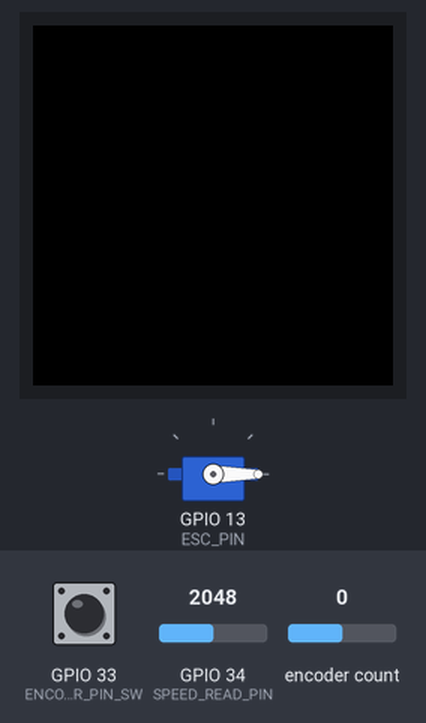
A program run on a simulated ESP32. On the bench: 240×240 colour display, servo. Inputs (shaded band) come from the test bench; at power-on: GPIO 33 (ENCODER_PIN_SW) HIGH, encoder count 0, GPIO 34 (SPEED_READ_PIN) = 2048. The local clock reads 2024-03-15 10:24:30 at power-on unless the program sets it; what the program prints to the serial monitor is not drawn.

Above: at 1.8 s.
1.9 s: GPIO 33 (ENCODER_PIN_SW) driven LOW
At 2.05 s:
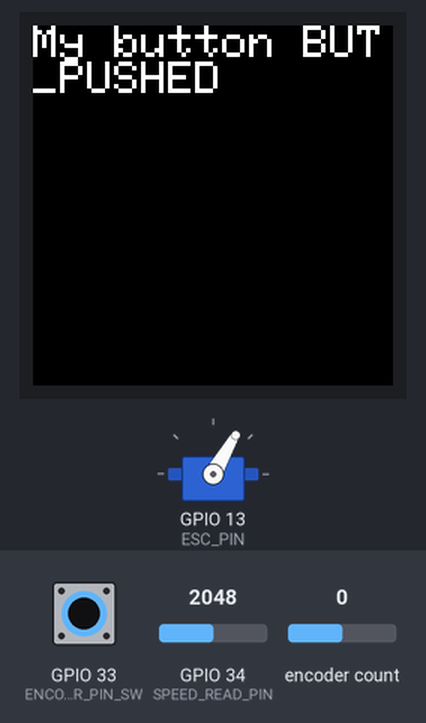
3.9 s: encoder count set to 1
At 3.95 s:
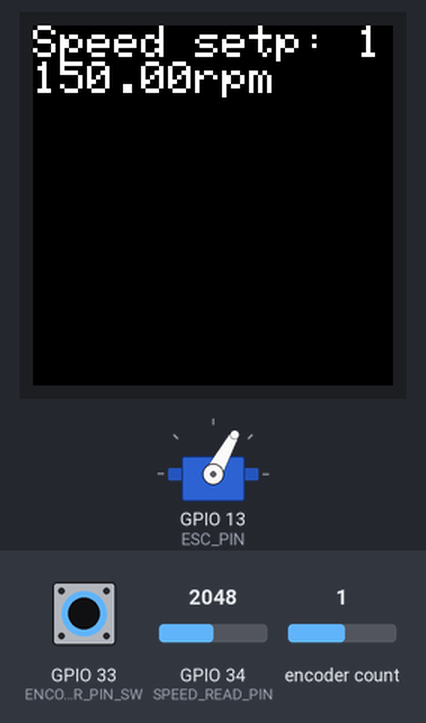
5.5 s: encoder count set to 2
At 5.7 s:
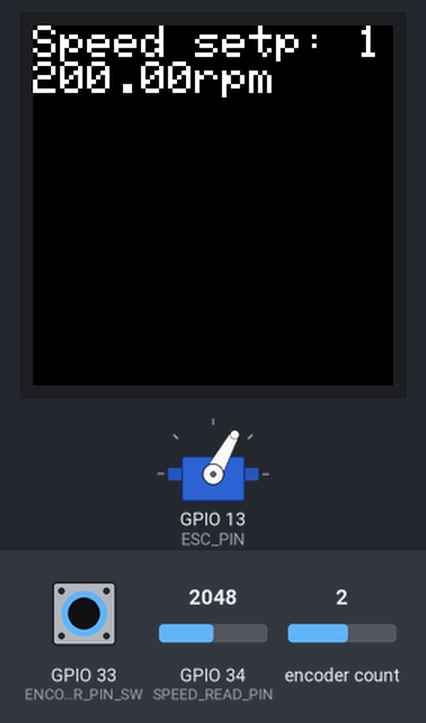
8.5 s: encoder count set to 3
At 8.55 s:
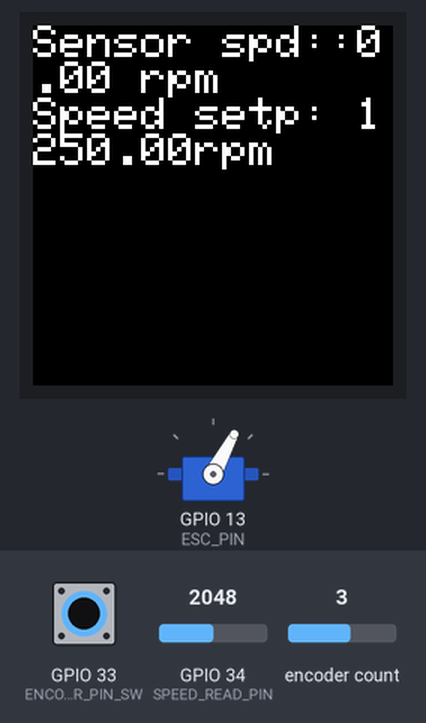
10.1 s: GPIO 33 (ENCODER_PIN_SW) pulsed HIGH 2 times (0.12 s each, 0.3 s apart)
At 10.61 s:
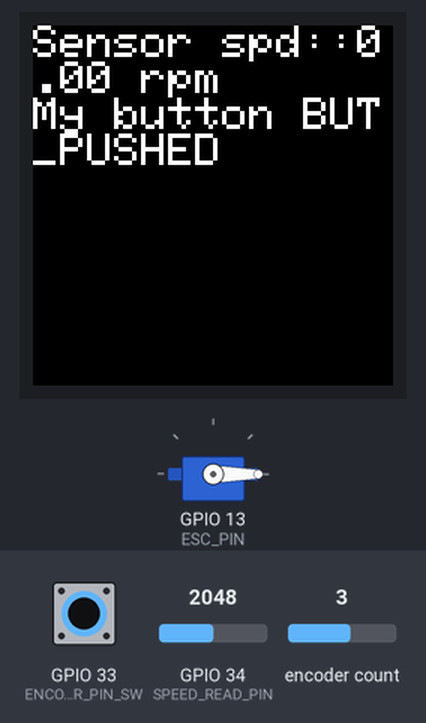
13.7 s: encoder count set to 4
At 13.78 s:
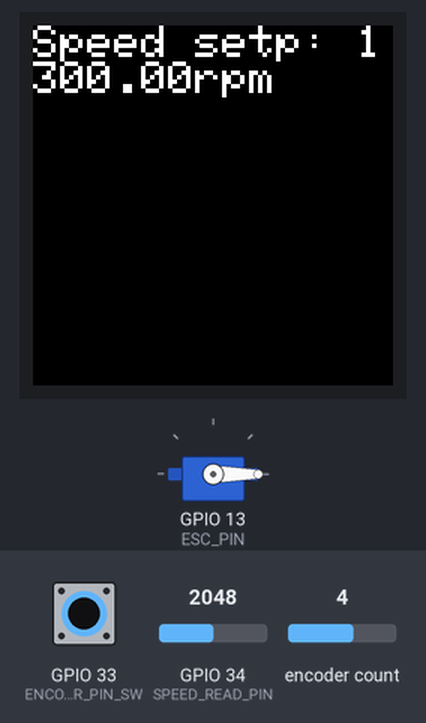
Timing chart, 0 to 16.3 s (numbered marks = the images above; inputs shaded):
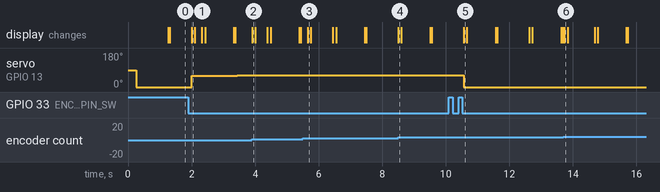

Measured:
- after the input at 1.9 s, servo on GPIO 13 (ESC_PIN): 0° → 60° after 0.11 s, → 61° 1.4 s later; the display: changes after 0.11 s (image 1)
- after the input at 3.9 s, the display: changes at once (image 2)
- after the input at 5.5 s, the display: changes after 0.15 s (image 3)
- after the input at 8.5 s, the display: changes at once (image 4)
- after the input at 10.1 s, servo on GPIO 13 (ESC_PIN): 62° → 0° after 0.47 s; the display: changes after 0.47 s (image 5)
- after the input at 13.7 s, the display: changes at once (image 6)

The program:

main.cpp
```cpp
#include "defines.h"

#include "Adafruit_ST7789.h"
#include "AiEsp32RotaryEncoder.h"
#include "PID_v1.h"
#include "Servo.h"
#include <Arduino.h>
#include <SPI.h>
#include <chrono>
#include <thread>

#define DEBUG
#undef DEBUG
#ifdef DEBUG
#define DEBUG_PRINT(t_input) print_to_screenln(t_input);
#else
#define DEBUG_PRINT(t_input) ;
#endif

Servo myservo;
std::chrono::system_clock::time_point now;
bool start_centrifuge = false;
int16_t my_enc_delta = 0;

// Display
Adafruit_ST7789 my_display = Adafruit_ST7789(TFT_CS, TFT_DC, TFT_RST);
// Print to screen
void clear_screen() {
	my_display.setCursor(0, 0);
	my_display.fillScreen(ST77XX_BLACK);
}
void print_to_screenln(String t_inp_string) {
	Serial.println(t_inp_string);
	my_display.println(t_inp_string);
}
void print_to_screen(String t_inp_string) {
	Serial.print(t_inp_string);
	my_display.print(t_inp_string);
}
// end print to screen

// Rotary encoder
AiEsp32RotaryEncoder my_enc = AiEsp32RotaryEncoder(ENCODER_PIN_CLK, ENCODER_PIN_DT, ENCODER_PIN_SW, ENCODER_PIN_VCC);

// PID
double pid_setpoint = START_SETP_RPM, pid_input, pid_output;
double pid_kp = 0.005, pid_ki = 0.01, pid_kd = 0;
double pid_kp_low = 0.001, pid_ki_low = 0.003, pid_kd_low = 0;
PID my_pid(&pid_input, &pid_output, &pid_setpoint, pid_kp, pid_ki, pid_kd, DIRECT);
void pid_manipulation() {
	while (1) {
		if (start_centrifuge) {
			my_pid.Compute();
		}
		delay(500);
	}
}
// Create a task for pid read
std::thread pid_manipulation_thread(pid_manipulation);
// END PID

// Read speed
int speed_read_value;
void read_speed() {
	// Speed sensor init
	bool was_covered = false;
	long speed_counter = 0;
	int time_passed;
	const auto speed_timer_sleep = std::chrono::microseconds(1000);
	std::chrono::system_clock::time_point speed_read_at_time = std::chrono::system_clock::now();
	while (1) {
		speed_read_value = analogRead(SPEED_READ_PIN);
		if (speed_read_value < 3400 && !was_covered) {
			was_covered = true;
			speed_counter++;
		} else if (speed_read_value > 3400) {
			was_covered = false;
		}
		now = std::chrono::system_clock::now();
		time_passed = std::chrono::duration_cast<std::chrono::milliseconds>(now - speed_read_at_time).count();
		if (time_passed >= 1000) {
			pid_input = (speed_counter * 60000) / time_passed;
			print_to_screenln("Sensor spd::" + String(pid_input) + " rpm");
			speed_read_at_time = std::chrono::system_clock::now();
			speed_counter = 0;
		}
		delay(1);
	}
}
// Create a task for speed read
std::thread read_speed_thread(read_speed);
// END Read speed

void setup() {
	// Start the serial readout
	Serial.begin(115200);
	// Start the spi
	SPI.begin(SPI_SCK, SPI_MISO, SPI_MOSI, SPI_SS);
	// Start the display
	my_display.init(240, 240, SPI_MODE2);
	my_display.fillScreen(ST77XX_BLACK);
	my_display.setRotation(3);
	my_display.setTextSize(3);
	// Set the servo
	myservo.attach(ESC_PIN);
	// we must initialize rorary encoder
	my_enc.begin();
	my_enc.setup([] { my_enc.readEncoder_ISR(); });
	// optionally we can set boundaries and if values should cycle or not
	my_enc.setBoundaries(0, 100, false); // minValue, maxValue, cycle values (when max go to min and vice versa)

	// turn the PID on
	my_pid.SetOutputLimits(-10, 300);
	my_pid.SetMode(AUTOMATIC);
	pinMode(SPEED_READ_PIN, ANALOG);
}

void loop() {
	clear_screen();
	my_enc_delta = my_enc.encoderChanged();
	if (my_enc.currentButtonState() == BUT_PUSHED) {
		print_to_screenln("My button BUT_PUSHED");
		start_centrifuge = !start_centrifuge;
	}

	if (start_centrifuge) {
		myservo.writeMicroseconds(ESC_MINIMUM_MS + pid_output);
	} else {
		myservo.write(0);
	}

	if (my_enc_delta != 0) {
		pid_setpoint += 50 * double(my_enc_delta);
		print_to_screenln("Speed setp: " + String(pid_setpoint) + "rpm");
	}
	if ((abs(pid_setpoint - pid_input)) > 70) {
		my_pid.SetTunings(pid_kp, pid_ki, pid_kd);
	} else {
		my_pid.SetTunings(pid_kp_low, pid_ki_low, pid_kd_low);
	}
	DEBUG_PRINT("setp::" + String(pid_setpoint) + " outp::" + String(ESC_MINIMUM_MS + pid_output) + " inp::" + String(pid_input));
	delay(100);
}
```

defines.h
```cpp
//********************DEFINE PINS*********************//
#define ESC_PIN 13
#define SPEED_READ_PIN 34
#define ENCODER_PIN_CLK 25
#define ENCODER_PIN_DT 26
#define ENCODER_PIN_SW 33
#define ENCODER_PIN_VCC 32
#define SPI_SCK 18
#define SPI_MISO 19
#define SPI_MOSI 23
#define SPI_SS 5
#define TFT_CS -1
#define TFT_DC 27
#define TFT_RST 14
#define TFT_SCL SPI_SCK
#define TFT_SDA SPI_MOSI
//*****************END DEFINE PINS********************//

//********************DEFINE VARIABLES*********************//
#define START_SETP_RPM 1100
#define ESC_MINIMUM_MS 1160
//*****************END DEFINE VARIABLES********************//
```
